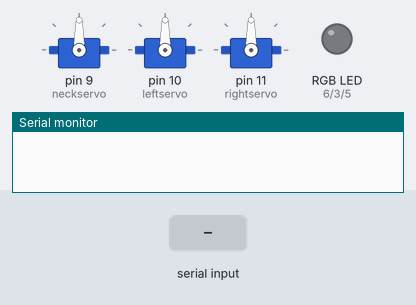
This sketch was run on a simulated Arduino Nano, built with avr-gcc and run on an emulated ATmega328P. Parts: 3 × servo, an RGB LED mixed from three pins (HIGH = lit), the last lines printed to the serial monitor. Inputs (shaded band) come from the test bench. Dim RGB values are drawn brighter than linear.

Above: at 1.2 s.
1.3 s: "moveNeck" received over Serial
At 2.5 s:
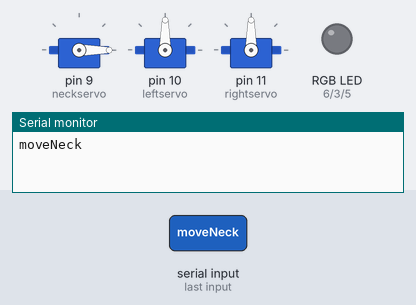
2.8 s: "moveLeft" received over Serial
At 3.8 s:
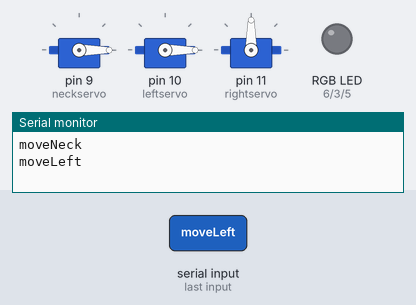
4.3 s: "moveRight" received over Serial
At 5.1 s:
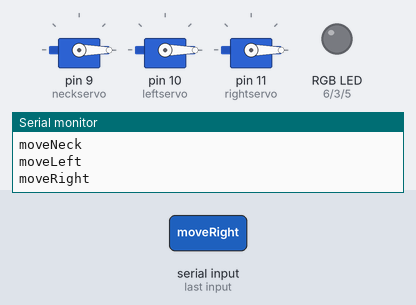
5.8 s: "rgb,45\n" received over Serial
At 7.0 s:
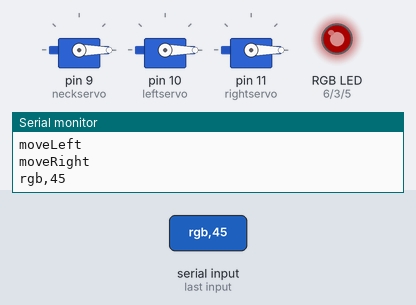
7.3 s: "moveNeck,45\n" received over Serial
At 7.7 s:
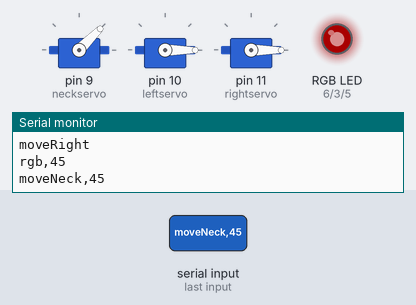
8.8 s: "rgb" received over Serial
At 10.2 s:
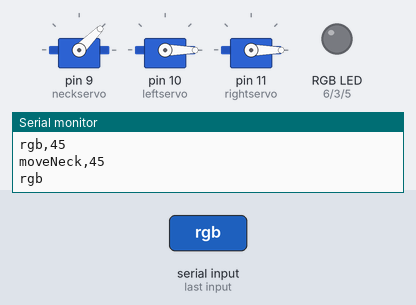
Timing chart, 0 to 11.3 s (numbered marks = the images above; inputs shaded):
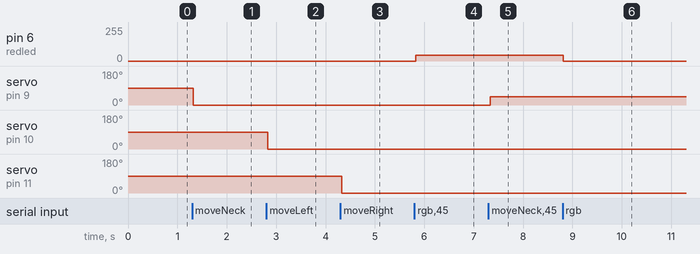

The sketch:

nano.ino
```cpp
// This file needs to be flashed to the Nano in the Arduino IDE.  Just open the "nano" directory and flash.
#include <Servo.h>

int redled = 6;
int greenled = 3;
int blueled = 5;

Servo neckservo;
Servo leftservo;
Servo rightservo;

String readString;

void setup()
{
  Serial.begin(9600);

  neckservo.attach(9);
  leftservo.attach(10);
  rightservo.attach(11);

  pinMode(redled, OUTPUT);
  pinMode(greenled, OUTPUT);
  pinMode(blueled, OUTPUT);
}

void loop()
{

  while (Serial.available())
  {
    delay(3);
    char c = Serial.read();
    readString += c;
  }

  readString.trim();

  if (readString.length() > 0)
  {
    parseCommand(readString);

    readString = "";
  }
}

int parseCommand(String command)
{
  Serial.println(command);

  //  if (command.startsWith("servo"))
  //  {
  //    String servoValues = command.substring(6);
  //    moveServos(servoValues);
  //  }

  if (command.startsWith("rgb"))
  {
    String rgbValues = command.substring(4);
    changeRGB(rgbValues);
  }

  if (command.startsWith("moveNeck"))
  {
    String servoValues = command.substring(9);
    moveNeck(servoValues.toInt());
  }

  if (command.startsWith("moveLeft"))
  {
    String servoValues = command.substring(9);
    moveLeft(servoValues.toInt());
  }

  if (command.startsWith("moveRight"))
  {
    String servoValues = command.substring(10);
    moveRight(servoValues.toInt());
  }

  if (command.startsWith("servos"))
  {
    Serial.println("servos " + makeProper(neckservo.read()) + " " + makeProper(leftservo.read()) + " " + makeProper(rightservo.read()));
  }

  if (command.startsWith("neck"))
  {
    Serial.println("neck " + String(neckservo.read()));
  }

  if (command.startsWith("left"))
  {
    Serial.println("left " + String(leftservo.read()));
  }

  if (command.startsWith("right"))
  {
    Serial.println("right " + String(rightservo.read()));
  }

}

void moveNeck(int value)
{
  neckservo.write(value);
  delay(2);
}

void moveLeft(int value)
{
  leftservo.write(value);
  delay(2);
}

void moveRight(int value)
{
  rightservo.write(value);
  delay(2);
}

int changeRGB(String data)
{
  String red = data.substring(0, 3);
  String green = data.substring(4, 7);
  String blue = data.substring(8, 11);

  if (red.toInt() != 300)
  {
    analogWrite(redled, red.toInt());
  }
  if (green.toInt() != 300)
  {
    analogWrite(greenled, green.toInt());
  }
  if (blue.toInt() != 300)
  {
    analogWrite(blueled, blue.toInt());
  }
}

String makeProper(int value)
{
  String valuedata;
  if (value < 100 && value > 9)
  {
    valuedata = String("0" + String(value));
  }
  if (value < 10)
  {
    valuedata = String("00" + String(value));
  }
  else
  {
    valuedata = String(value);
  }

  return valuedata;
}
```

Measured:
- after the input at 1.3 s, servo on pin 9 (neckservo): 90° → 0° at once
- after the input at 2.8 s, servo on pin 10 (leftservo): 90° → 0° at once
- after the input at 4.3 s, servo on pin 11 (rightservo): 90° → 0° at once
- after the input at 5.8 s, pin 6 (redled): 0/255 → 45/255 at once
- after the input at 7.3 s, servo on pin 9 (neckservo): 0° → 45° at once
- after the input at 8.8 s, pin 6 (redled): 45/255 → 0/255 at once
